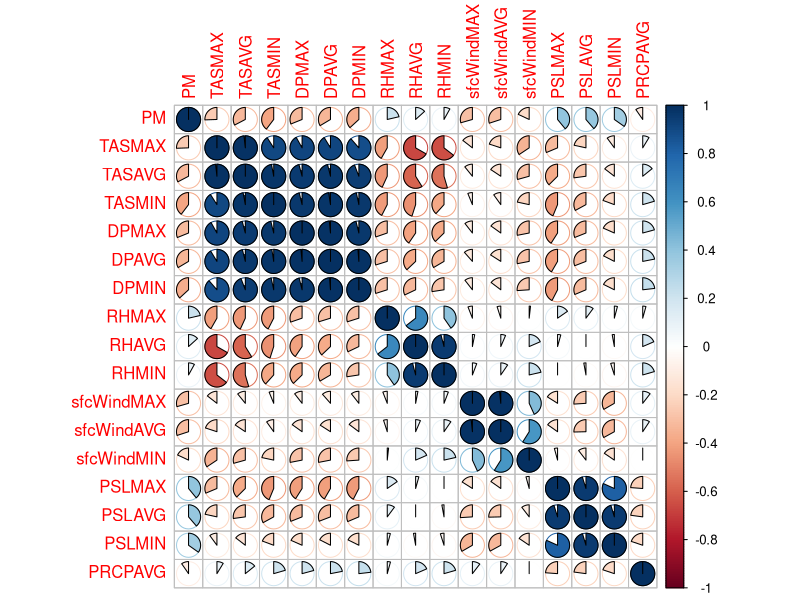
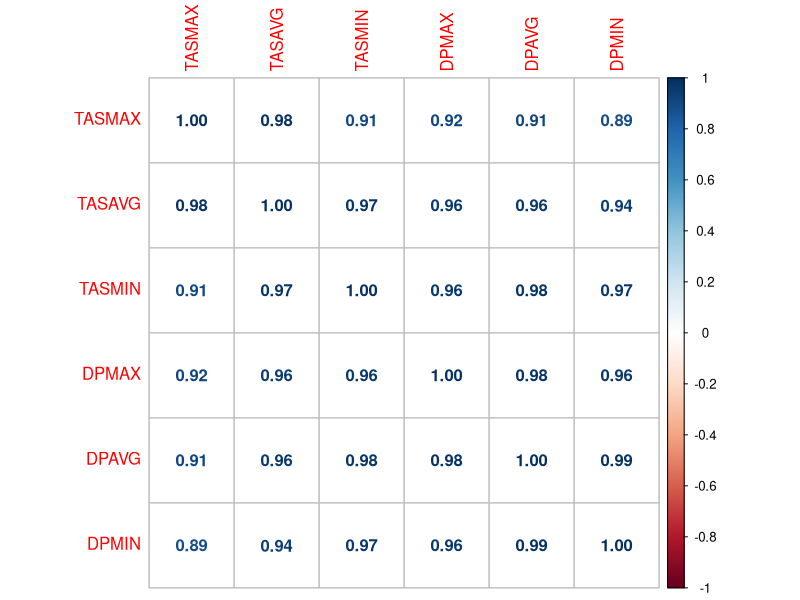

R code for these plots, in order:
## ---- chunk 1
knitr::opts_chunk$set(echo = TRUE, results = 'asis')
## ---- chunk 2
st9572A <- read.csv("st9572A.csv")
st9572A <- st9572A[,-1]
library(corrplot)
M<-cor(st9572A[,-1])
corrplot(M, method="pie")
## ---- chunk 3
I = cor(st9572A[,c(3:8)])
corrplot(I, method="number")
